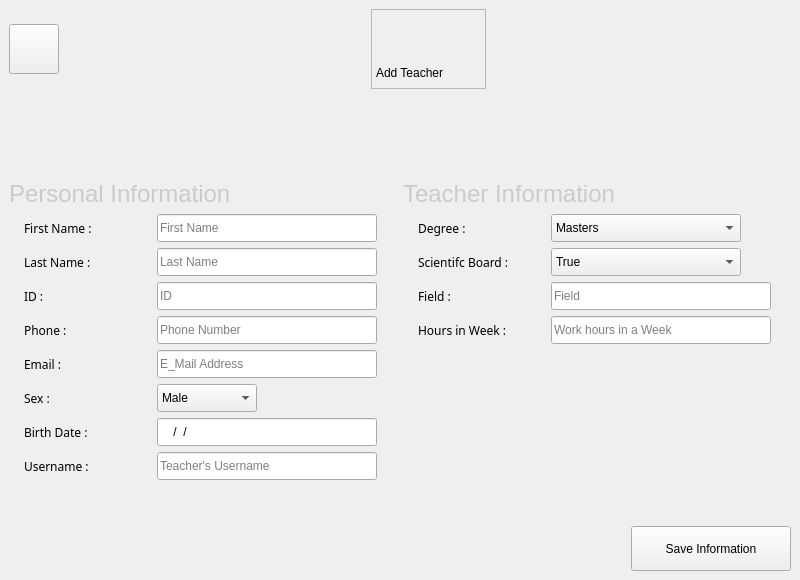
<?xml version="1.0" encoding="UTF-8"?>
<ui version="4.0">
 <class>AddTeacher</class>
 <widget class="QMainWindow" name="AddTeacher">
  <property name="geometry">
   <rect>
    <x>0</x>
    <y>0</y>
    <width>800</width>
    <height>580</height>
   </rect>
  </property>
  <property name="minimumSize">
   <size>
    <width>800</width>
    <height>580</height>
   </size>
  </property>
  <property name="maximumSize">
   <size>
    <width>800</width>
    <height>580</height>
   </size>
  </property>
  <property name="windowTitle">
   <string>MainWindow</string>
  </property>
  <property name="styleSheet">
   <string notr="true"/>
  </property>
  <widget class="QWidget" name="centralWidget">
   <layout class="QGridLayout" name="gridLayout">
    <item row="0" column="0" colspan="2">
     <layout class="QVBoxLayout" name="verticalLayout_7">
      <item>
       <layout class="QHBoxLayout" name="horizontalLayout">
        <item>
         <widget class="QPushButton" name="pushButton_Close">
          <property name="minimumSize">
           <size>
            <width>50</width>
            <height>50</height>
           </size>
          </property>
          <property name="maximumSize">
           <size>
            <width>50</width>
            <height>50</height>
           </size>
          </property>
          <property name="styleSheet">
           <string notr="true"/>
          </property>
          <property name="text">
           <string/>
          </property>
         </widget>
        </item>
        <item>
         <spacer name="horizontalSpacer">
          <property name="orientation">
           <enum>Qt::Horizontal</enum>
          </property>
          <property name="sizeType">
           <enum>QSizePolicy::Expanding</enum>
          </property>
          <property name="sizeHint" stdset="0">
           <size>
            <width>40</width>
            <height>20</height>
           </size>
          </property>
         </spacer>
        </item>
        <item>
         <widget class="QFrame" name="frame">
          <property name="minimumSize">
           <size>
            <width>115</width>
            <height>80</height>
           </size>
          </property>
          <property name="frameShape">
           <enum>QFrame::StyledPanel</enum>
          </property>
          <property name="frameShadow">
           <enum>QFrame::Raised</enum>
          </property>
          <widget class="QLabel" name="label_teacher_top">
           <property name="geometry">
            <rect>
             <x>5</x>
             <y>50</y>
             <width>106</width>
             <height>28</height>
            </rect>
           </property>
           <property name="styleSheet">
            <string notr="true"/>
           </property>
           <property name="text">
            <string>Add Teacher</string>
           </property>
          </widget>
          <widget class="QLabel" name="label_teacher_top_image">
           <property name="geometry">
            <rect>
             <x>30</x>
             <y>0</y>
             <width>48</width>
             <height>48</height>
            </rect>
           </property>
           <property name="minimumSize">
            <size>
             <width>48</width>
             <height>48</height>
            </size>
           </property>
           <property name="maximumSize">
            <size>
             <width>48</width>
             <height>48</height>
            </size>
           </property>
           <property name="styleSheet">
            <string notr="true"/>
           </property>
           <property name="text">
            <string/>
           </property>
           <property name="alignment">
            <set>Qt::AlignCenter</set>
           </property>
          </widget>
         </widget>
        </item>
        <item>
         <spacer name="horizontalSpacer_2">
          <property name="orientation">
           <enum>Qt::Horizontal</enum>
          </property>
          <property name="sizeHint" stdset="0">
           <size>
            <width>40</width>
            <height>20</height>
           </size>
          </property>
         </spacer>
        </item>
       </layout>
      </item>
      <item>
       <widget class="QLabel" name="label_seperator">
        <property name="styleSheet">
         <string notr="true"/>
        </property>
        <property name="text">
         <string/>
        </property>
       </widget>
      </item>
     </layout>
    </item>
    <item row="1" column="0" rowspan="2" colspan="2">
     <layout class="QHBoxLayout" name="horizontalLayout_4">
      <item>
       <layout class="QVBoxLayout" name="verticalLayout_4">
        <item>
         <widget class="QLabel" name="label_label_PersonalInfo_frame">
          <property name="styleSheet">
           <string notr="true">font-size:24px;
border-radius:3px;
font-family:'AgencyFB';
color: rgb(203, 203, 203);</string>
          </property>
          <property name="text">
           <string>Personal Information</string>
          </property>
         </widget>
        </item>
        <item>
         <layout class="QHBoxLayout" name="horizontalLayout_2">
          <item>
           <spacer name="horizontalSpacer_3">
            <property name="orientation">
             <enum>Qt::Horizontal</enum>
            </property>
            <property name="sizeType">
             <enum>QSizePolicy::Fixed</enum>
            </property>
            <property name="sizeHint" stdset="0">
             <size>
              <width>15</width>
              <height>20</height>
             </size>
            </property>
           </spacer>
          </item>
          <item>
           <layout class="QVBoxLayout" name="verticalLayout">
            <item>
             <widget class="QLabel" name="label_4">
              <property name="minimumSize">
               <size>
                <width>100</width>
                <height>28</height>
               </size>
              </property>
              <property name="maximumSize">
               <size>
                <width>16777215</width>
                <height>28</height>
               </size>
              </property>
              <property name="font">
               <font>
                <family>Helvetica CE 35 Thin</family>
               </font>
              </property>
              <property name="styleSheet">
               <string notr="true"/>
              </property>
              <property name="text">
               <string>First Name :</string>
              </property>
             </widget>
            </item>
            <item>
             <widget class="QLabel" name="label_5">
              <property name="minimumSize">
               <size>
                <width>100</width>
                <height>28</height>
               </size>
              </property>
              <property name="maximumSize">
               <size>
                <width>16777215</width>
                <height>28</height>
               </size>
              </property>
              <property name="font">
               <font>
                <family>Helvetica CE 35 Thin</family>
               </font>
              </property>
              <property name="styleSheet">
               <string notr="true"/>
              </property>
              <property name="text">
               <string>Last Name :</string>
              </property>
             </widget>
            </item>
            <item>
             <widget class="QLabel" name="label_6">
              <property name="minimumSize">
               <size>
                <width>100</width>
                <height>28</height>
               </size>
              </property>
              <property name="maximumSize">
               <size>
                <width>16777215</width>
                <height>28</height>
               </size>
              </property>
              <property name="font">
               <font>
                <family>Helvetica CE 35 Thin</family>
               </font>
              </property>
              <property name="styleSheet">
               <string notr="true"/>
              </property>
              <property name="text">
               <string>ID :</string>
              </property>
             </widget>
            </item>
            <item>
             <widget class="QLabel" name="label_7">
              <property name="minimumSize">
               <size>
                <width>100</width>
                <height>28</height>
               </size>
              </property>
              <property name="maximumSize">
               <size>
                <width>16777215</width>
                <height>28</height>
               </size>
              </property>
              <property name="font">
               <font>
                <family>Helvetica CE 35 Thin</family>
               </font>
              </property>
              <property name="styleSheet">
               <string notr="true"/>
              </property>
              <property name="text">
               <string>Phone :</string>
              </property>
             </widget>
            </item>
            <item>
             <widget class="QLabel" name="label_8">
              <property name="minimumSize">
               <size>
                <width>100</width>
                <height>28</height>
               </size>
              </property>
              <property name="maximumSize">
               <size>
                <width>16777215</width>
                <height>28</height>
               </size>
              </property>
              <property name="font">
               <font>
                <family>Helvetica CE 35 Thin</family>
               </font>
              </property>
              <property name="styleSheet">
               <string notr="true"/>
              </property>
              <property name="text">
               <string>Email : </string>
              </property>
             </widget>
            </item>
            <item>
             <widget class="QLabel" name="label_9">
              <property name="minimumSize">
               <size>
                <width>100</width>
                <height>28</height>
               </size>
              </property>
              <property name="maximumSize">
               <size>
                <width>16777215</width>
                <height>28</height>
               </size>
              </property>
              <property name="font">
               <font>
                <family>Helvetica CE 35 Thin</family>
               </font>
              </property>
              <property name="styleSheet">
               <string notr="true"/>
              </property>
              <property name="text">
               <string>Sex :</string>
              </property>
             </widget>
            </item>
            <item>
             <widget class="QLabel" name="label_10">
              <property name="minimumSize">
               <size>
                <width>100</width>
                <height>28</height>
               </size>
              </property>
              <property name="maximumSize">
               <size>
                <width>16777215</width>
                <height>28</height>
               </size>
              </property>
              <property name="font">
               <font>
                <family>Helvetica CE 35 Thin</family>
               </font>
              </property>
              <property name="styleSheet">
               <string notr="true"/>
              </property>
              <property name="text">
               <string>Birth Date :</string>
              </property>
             </widget>
            </item>
            <item>
             <widget class="QLabel" name="label_11">
              <property name="minimumSize">
               <size>
                <width>100</width>
                <height>28</height>
               </size>
              </property>
              <property name="maximumSize">
               <size>
                <width>16777215</width>
                <height>28</height>
               </size>
              </property>
              <property name="font">
               <font>
                <family>Helvetica CE 35 Thin</family>
               </font>
              </property>
              <property name="styleSheet">
               <string notr="true"/>
              </property>
              <property name="text">
               <string>Username :</string>
              </property>
             </widget>
            </item>
           </layout>
          </item>
          <item>
           <layout class="QVBoxLayout" name="verticalLayout_2">
            <item>
             <widget class="QLineEdit" name="lineEdit_Fname">
              <property name="minimumSize">
               <size>
                <width>170</width>
                <height>28</height>
               </size>
              </property>
              <property name="maximumSize">
               <size>
                <width>220</width>
                <height>28</height>
               </size>
              </property>
              <property name="readOnly">
               <bool>false</bool>
              </property>
              <property name="placeholderText">
               <string>First Name</string>
              </property>
             </widget>
            </item>
            <item>
             <widget class="QLineEdit" name="lineEdit_Lname">
              <property name="minimumSize">
               <size>
                <width>170</width>
                <height>28</height>
               </size>
              </property>
              <property name="maximumSize">
               <size>
                <width>220</width>
                <height>28</height>
               </size>
              </property>
              <property name="placeholderText">
               <string>Last Name </string>
              </property>
             </widget>
            </item>
            <item>
             <widget class="QLineEdit" name="lineEdit_Id">
              <property name="minimumSize">
               <size>
                <width>170</width>
                <height>28</height>
               </size>
              </property>
              <property name="maximumSize">
               <size>
                <width>220</width>
                <height>28</height>
               </size>
              </property>
              <property name="placeholderText">
               <string>ID</string>
              </property>
             </widget>
            </item>
            <item>
             <widget class="QLineEdit" name="lineEdit_Phone">
              <property name="minimumSize">
               <size>
                <width>170</width>
                <height>28</height>
               </size>
              </property>
              <property name="maximumSize">
               <size>
                <width>220</width>
                <height>28</height>
               </size>
              </property>
              <property name="placeholderText">
               <string>Phone Number</string>
              </property>
             </widget>
            </item>
            <item>
             <widget class="QLineEdit" name="lineEdit_Email">
              <property name="minimumSize">
               <size>
                <width>170</width>
                <height>28</height>
               </size>
              </property>
              <property name="maximumSize">
               <size>
                <width>220</width>
                <height>28</height>
               </size>
              </property>
              <property name="placeholderText">
               <string>E_Mail Address</string>
              </property>
             </widget>
            </item>
            <item>
             <widget class="QComboBox" name="comboBox_sex">
              <property name="minimumSize">
               <size>
                <width>100</width>
                <height>28</height>
               </size>
              </property>
              <property name="maximumSize">
               <size>
                <width>50</width>
                <height>28</height>
               </size>
              </property>
              <item>
               <property name="text">
                <string>Male</string>
               </property>
              </item>
              <item>
               <property name="text">
                <string>Female</string>
               </property>
              </item>
             </widget>
            </item>
            <item>
             <widget class="QLineEdit" name="lineEdit_BirthDat">
              <property name="minimumSize">
               <size>
                <width>170</width>
                <height>28</height>
               </size>
              </property>
              <property name="maximumSize">
               <size>
                <width>220</width>
                <height>28</height>
               </size>
              </property>
              <property name="inputMask">
               <string>0000/00/00</string>
              </property>
              <property name="placeholderText">
               <string>Birth Date</string>
              </property>
             </widget>
            </item>
            <item>
             <widget class="QLineEdit" name="lineEdit_UserName">
              <property name="minimumSize">
               <size>
                <width>170</width>
                <height>28</height>
               </size>
              </property>
              <property name="maximumSize">
               <size>
                <width>220</width>
                <height>28</height>
               </size>
              </property>
              <property name="placeholderText">
               <string>Teacher's Username</string>
              </property>
             </widget>
            </item>
           </layout>
          </item>
          <item>
           <spacer name="horizontalSpacer_7">
            <property name="orientation">
             <enum>Qt::Horizontal</enum>
            </property>
            <property name="sizeType">
             <enum>QSizePolicy::Fixed</enum>
            </property>
            <property name="sizeHint" stdset="0">
             <size>
              <width>20</width>
              <height>20</height>
             </size>
            </property>
           </spacer>
          </item>
         </layout>
        </item>
        <item>
         <spacer name="verticalSpacer">
          <property name="orientation">
           <enum>Qt::Vertical</enum>
          </property>
          <property name="sizeHint" stdset="0">
           <size>
            <width>20</width>
            <height>40</height>
           </size>
          </property>
         </spacer>
        </item>
       </layout>
      </item>
      <item>
       <layout class="QVBoxLayout" name="verticalLayout_6">
        <item>
         <widget class="QLabel" name="label_OtherInfo_frame">
          <property name="styleSheet">
           <string notr="true">font-size:24px;
border-radius:3px;
font-family:'AgencyFB';
color: rgb(203, 203, 203);</string>
          </property>
          <property name="text">
           <string>Teacher Information</string>
          </property>
         </widget>
        </item>
        <item>
         <layout class="QHBoxLayout" name="horizontalLayout_3">
          <item>
           <spacer name="horizontalSpacer_4">
            <property name="orientation">
             <enum>Qt::Horizontal</enum>
            </property>
            <property name="sizeType">
             <enum>QSizePolicy::Fixed</enum>
            </property>
            <property name="sizeHint" stdset="0">
             <size>
              <width>15</width>
              <height>20</height>
             </size>
            </property>
           </spacer>
          </item>
          <item>
           <layout class="QVBoxLayout" name="verticalLayout_3">
            <item>
             <widget class="QLabel" name="label_13">
              <property name="minimumSize">
               <size>
                <width>110</width>
                <height>28</height>
               </size>
              </property>
              <property name="font">
               <font>
                <family>Helvetica CE 35 Thin</family>
               </font>
              </property>
              <property name="styleSheet">
               <string notr="true"/>
              </property>
              <property name="text">
               <string>Degree :</string>
              </property>
             </widget>
            </item>
            <item>
             <widget class="QLabel" name="label_16">
              <property name="minimumSize">
               <size>
                <width>125</width>
                <height>28</height>
               </size>
              </property>
              <property name="font">
               <font>
                <family>Helvetica CE 35 Thin</family>
               </font>
              </property>
              <property name="styleSheet">
               <string notr="true"/>
              </property>
              <property name="text">
               <string>Scientifc Board :</string>
              </property>
             </widget>
            </item>
            <item>
             <widget class="QLabel" name="label_14">
              <property name="minimumSize">
               <size>
                <width>110</width>
                <height>28</height>
               </size>
              </property>
              <property name="font">
               <font>
                <family>Helvetica CE 35 Thin</family>
               </font>
              </property>
              <property name="styleSheet">
               <string notr="true"/>
              </property>
              <property name="text">
               <string>Field :</string>
              </property>
             </widget>
            </item>
            <item>
             <widget class="QLabel" name="label_18">
              <property name="minimumSize">
               <size>
                <width>110</width>
                <height>28</height>
               </size>
              </property>
              <property name="font">
               <font>
                <family>Helvetica CE 35 Thin</family>
               </font>
              </property>
              <property name="styleSheet">
               <string notr="true"/>
              </property>
              <property name="text">
               <string>Hours in Week :</string>
              </property>
             </widget>
            </item>
           </layout>
          </item>
          <item>
           <layout class="QVBoxLayout" name="verticalLayout_5">
            <item>
             <widget class="QComboBox" name="comboBox_Degere">
              <property name="minimumSize">
               <size>
                <width>180</width>
                <height>28</height>
               </size>
              </property>
              <property name="maximumSize">
               <size>
                <width>190</width>
                <height>28</height>
               </size>
              </property>
              <item>
               <property name="text">
                <string>Masters</string>
               </property>
              </item>
              <item>
               <property name="text">
                <string>Doctorate</string>
               </property>
              </item>
              <item>
               <property name="text">
                <string>Bachelor</string>
               </property>
              </item>
              <item>
               <property name="text">
                <string>PHD</string>
               </property>
              </item>
              <item>
               <property name="text">
                <string>TeacherAssistant</string>
               </property>
              </item>
             </widget>
            </item>
            <item>
             <widget class="QComboBox" name="comboBox_ScientificBoard">
              <property name="minimumSize">
               <size>
                <width>180</width>
                <height>28</height>
               </size>
              </property>
              <property name="maximumSize">
               <size>
                <width>190</width>
                <height>28</height>
               </size>
              </property>
              <item>
               <property name="text">
                <string>True</string>
               </property>
              </item>
              <item>
               <property name="text">
                <string>False</string>
               </property>
              </item>
             </widget>
            </item>
            <item>
             <widget class="QLineEdit" name="lineEdit_Field">
              <property name="minimumSize">
               <size>
                <width>170</width>
                <height>28</height>
               </size>
              </property>
              <property name="maximumSize">
               <size>
                <width>220</width>
                <height>28</height>
               </size>
              </property>
              <property name="placeholderText">
               <string>Field </string>
              </property>
             </widget>
            </item>
            <item>
             <widget class="QLineEdit" name="lineEdit_horsInWeek">
              <property name="minimumSize">
               <size>
                <width>170</width>
                <height>28</height>
               </size>
              </property>
              <property name="maximumSize">
               <size>
                <width>220</width>
                <height>28</height>
               </size>
              </property>
              <property name="placeholderText">
               <string>Work hours in a Week</string>
              </property>
             </widget>
            </item>
           </layout>
          </item>
          <item>
           <spacer name="horizontalSpacer_6">
            <property name="orientation">
             <enum>Qt::Horizontal</enum>
            </property>
            <property name="sizeType">
             <enum>QSizePolicy::Fixed</enum>
            </property>
            <property name="sizeHint" stdset="0">
             <size>
              <width>20</width>
              <height>20</height>
             </size>
            </property>
           </spacer>
          </item>
         </layout>
        </item>
        <item>
         <spacer name="verticalSpacer_2">
          <property name="orientation">
           <enum>Qt::Vertical</enum>
          </property>
          <property name="sizeType">
           <enum>QSizePolicy::Expanding</enum>
          </property>
          <property name="sizeHint" stdset="0">
           <size>
            <width>20</width>
            <height>40</height>
           </size>
          </property>
         </spacer>
        </item>
       </layout>
      </item>
     </layout>
    </item>
    <item row="3" column="1">
     <widget class="QPushButton" name="pushButton_saveInfo">
      <property name="minimumSize">
       <size>
        <width>160</width>
        <height>45</height>
       </size>
      </property>
      <property name="maximumSize">
       <size>
        <width>160</width>
        <height>45</height>
       </size>
      </property>
      <property name="styleSheet">
       <string notr="true"/>
      </property>
      <property name="text">
       <string>Save Information</string>
      </property>
     </widget>
    </item>
   </layout>
  </widget>
  <widget class="QMenuBar" name="menubar">
   <property name="geometry">
    <rect>
     <x>0</x>
     <y>0</y>
     <width>800</width>
     <height>22</height>
    </rect>
   </property>
  </widget>
 </widget>
 <resources/>
 <connections/>
</ui>
